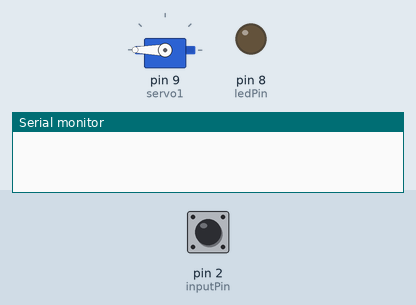
The sketch below on a simulated Arduino Uno, built with avr-gcc and run on an emulated ATmega328P. On the bench: servo, output pins drawn as LEDs (lit = HIGH), the last lines printed to the serial monitor. Dashed ring = blinking. The test bench sets the inputs (shaded band); at power-on: pin 2 (inputPin) LOW.

Above: at 1.2 s.
1.3 s: pin 2 (inputPin) driven HIGH
At 2.3 s:
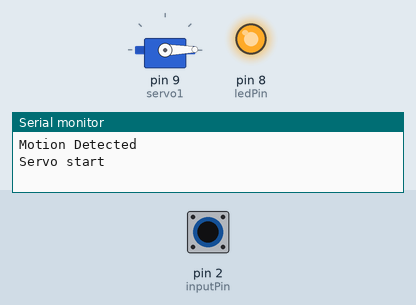
3.1 s: pin 2 (inputPin) driven LOW
At 3.8 s:
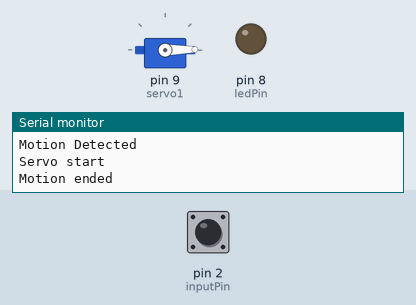
4.6 s: pin 2 (inputPin) pulsed HIGH 5 times (0.12 s each, 0.3 s apart)
At 5.49 s:
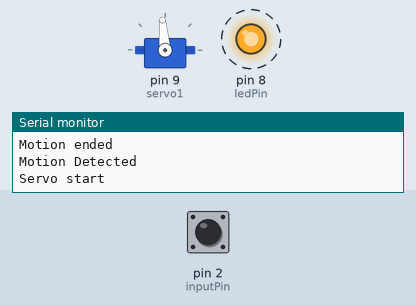
Timing chart, 0 to 7.7 s (numbered marks = the images above; inputs shaded):
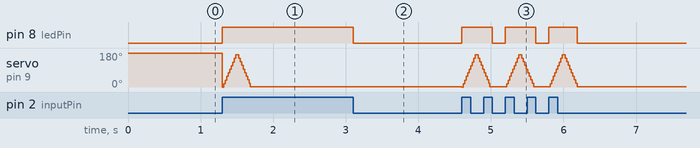

The sketch:

led.ino
```cpp
#include <Servo.h>

int ledPin=8;
int inputPin=2;
int pirState=LOW;
int val=0;


Servo servo1;
int pos1=0;

void setup() {
  // put your setup code here, to run once:
pinMode(ledPin,OUTPUT);
pinMode(inputPin,INPUT);

Serial.begin(9600);

servo1.attach(9);//pin at which servo is plugged in
 servo1.write(180);//degrees 180 or 0
}

void loop() {
  // put your main code here, to run repeatedly:
val=digitalRead(inputPin);

if(val == HIGH){
  digitalWrite(ledPin,HIGH);
  if(pirState == LOW){

    Serial.println("Motion Detected");


   pirState=HIGH;
servo();

  }
}

else {
  digitalWrite(ledPin,LOW);
  if(pirState == HIGH){

    Serial.println("Motion ended");

    pirState=LOW;
  }
}


}

void servo()
{
  Serial.println("Servo start");
  for(pos1 = 0; pos1 < 180; pos1 += 1)
  {
    servo1.write(pos1);
    delay(1);
  }
  for(pos1 = 180; pos1 >= 1;pos1-=1)
  {
    servo1.write(pos1);
    delay(1);
  }
}
```

Measured:
- after the input at 1.3 s, pin 8 (ledPin): LOW → HIGH at once
- after the input at 3.1 s, pin 8 (ledPin): HIGH → LOW at once
